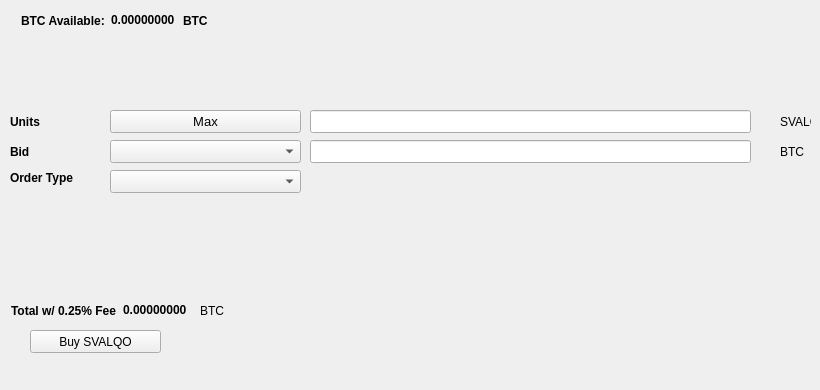
   <widget class="QWidget" name="BuyTab">
    <attribute name="title">
     <string>Buy</string>
    </attribute>
    <widget class="QPushButton" name="BuySVALQO">
     <property name="geometry">
      <rect>
       <x>30</x>
       <y>330</y>
       <width>131</width>
       <height>23</height>
      </rect>
     </property>
     <property name="text">
      <string>Buy SVALQO</string>
     </property>
     <property name="icon">
      <iconset resource="../svalqo.qrc">
       <normaloff>:/icons/bitcoin</normaloff>:/icons/bitcoin</iconset>
     </property>
    </widget>
    <widget class="QLabel" name="label_3">
     <property name="geometry">
      <rect>
       <x>10</x>
       <y>110</y>
       <width>46</width>
       <height>23</height>
      </rect>
     </property>
     <property name="font">
      <font>
       <weight>75</weight>
       <bold>true</bold>
      </font>
     </property>
     <property name="text">
      <string>Units</string>
     </property>
    </widget>
    <widget class="QLineEdit" name="UnitsInput">
     <property name="geometry">
      <rect>
       <x>310</x>
       <y>110</y>
       <width>441</width>
       <height>23</height>
      </rect>
     </property>
     <property name="font">
      <font>
       <pointsize>9</pointsize>
       <weight>75</weight>
       <bold>true</bold>
      </font>
     </property>
    </widget>
    <widget class="QLineEdit" name="BuyBidPriceEdit">
     <property name="geometry">
      <rect>
       <x>310</x>
       <y>140</y>
       <width>441</width>
       <height>23</height>
      </rect>
     </property>
     <property name="font">
      <font>
       <pointsize>9</pointsize>
       <weight>75</weight>
       <bold>true</bold>
      </font>
     </property>
    </widget>
    <widget class="QLabel" name="label_4">
     <property name="geometry">
      <rect>
       <x>780</x>
       <y>110</y>
       <width>31</width>
       <height>23</height>
      </rect>
     </property>
     <property name="text">
      <string>SVALQO</string>
     </property>
    </widget>
    <widget class="QLabel" name="label_5">
     <property name="geometry">
      <rect>
       <x>780</x>
       <y>140</y>
       <width>31</width>
       <height>23</height>
      </rect>
     </property>
     <property name="text">
      <string>BTC</string>
     </property>
    </widget>
    <widget class="QLabel" name="label_6">
     <property name="geometry">
      <rect>
       <x>10</x>
       <y>140</y>
       <width>46</width>
       <height>23</height>
      </rect>
     </property>
     <property name="font">
      <font>
       <weight>75</weight>
       <bold>true</bold>
      </font>
     </property>
     <property name="text">
      <string>Bid</string>
     </property>
    </widget>
    <widget class="QLabel" name="label_7">
     <property name="geometry">
      <rect>
       <x>10</x>
       <y>170</y>
       <width>91</width>
       <height>16</height>
      </rect>
     </property>
     <property name="font">
      <font>
       <weight>75</weight>
       <bold>true</bold>
      </font>
     </property>
     <property name="text">
      <string>Order Type</string>
     </property>
    </widget>
    <widget class="QPushButton" name="Buy_Max_Amount">
     <property name="geometry">
      <rect>
       <x>110</x>
       <y>110</y>
       <width>191</width>
       <height>23</height>
      </rect>
     </property>
     <property name="font">
      <font>
       <pointsize>10</pointsize>
      </font>
     </property>
     <property name="text">
      <string>Max</string>
     </property>
    </widget>
    <widget class="QComboBox" name="BuyBidcomboBox">
     <property name="geometry">
      <rect>
       <x>110</x>
       <y>140</y>
       <width>191</width>
       <height>23</height>
      </rect>
     </property>
     <property name="font">
      <font>
       <pointsize>10</pointsize>
      </font>
     </property>
    </widget>
    <widget class="QComboBox" name="buyOrdertypeCombo">
     <property name="geometry">
      <rect>
       <x>110</x>
       <y>170</y>
       <width>191</width>
       <height>23</height>
      </rect>
     </property>
     <property name="font">
      <font>
       <pointsize>10</pointsize>
      </font>
     </property>
    </widget>
    <widget class="QWidget" name="layoutWidget1">
     <property name="geometry">
      <rect>
       <x>21</x>
       <y>11</y>
       <width>227</width>
       <height>19</height>
      </rect>
     </property>
     <layout class="QHBoxLayout" name="horizontalLayout_3">
      <item>
       <widget class="QLabel" name="label232">
        <property name="font">
         <font>
          <weight>75</weight>
          <bold>true</bold>
         </font>
        </property>
        <property name="text">
         <string>BTC Available:</string>
        </property>
       </widget>
      </item>
      <item>
       <widget class="QLabel" name="BtcAvailableLbl">
        <property name="palette">
         <palette>
          <active>
           <colorrole role="WindowText">
            <brush brushstyle="SolidPattern">
             <color alpha="255">
              <red>0</red>
              <green>0</green>
              <blue>0</blue>
             </color>
            </brush>
           </colorrole>
           <colorrole role="Button">
            <brush brushstyle="SolidPattern">
             <color alpha="255">
              <red>0</red>
              <green>170</green>
              <blue>0</blue>
             </color>
            </brush>
           </colorrole>
           <colorrole role="Light">
            <brush brushstyle="SolidPattern">
             <color alpha="255">
              <red>0</red>
              <green>255</green>
              <blue>0</blue>
             </color>
            </brush>
           </colorrole>
           <colorrole role="Midlight">
            <brush brushstyle="SolidPattern">
             <color alpha="255">
              <red>0</red>
              <green>212</green>
              <blue>0</blue>
             </color>
            </brush>
           </colorrole>
           <colorrole role="Dark">
            <brush brushstyle="SolidPattern">
             <color alpha="255">
              <red>0</red>
              <green>85</green>
              <blue>0</blue>
             </color>
            </brush>
           </colorrole>
           <colorrole role="Mid">
            <brush brushstyle="SolidPattern">
             <color alpha="255">
              <red>0</red>
              <green>113</green>
              <blue>0</blue>
             </color>
            </brush>
           </colorrole>
           <colorrole role="Text">
            <brush brushstyle="SolidPattern">
             <color alpha="255">
              <red>0</red>
              <green>170</green>
              <blue>0</blue>
             </color>
            </brush>
           </colorrole>
           <colorrole role="BrightText">
            <brush brushstyle="SolidPattern">
             <color alpha="255">
              <red>255</red>
              <green>255</green>
              <blue>255</blue>
             </color>
            </brush>
           </colorrole>
           <colorrole role="ButtonText">
            <brush brushstyle="SolidPattern">
             <color alpha="255">
              <red>0</red>
              <green>0</green>
              <blue>0</blue>
             </color>
            </brush>
           </colorrole>
           <colorrole role="Base">
            <brush brushstyle="SolidPattern">
             <color alpha="255">
              <red>255</red>
              <green>255</green>
              <blue>255</blue>
             </color>
            </brush>
           </colorrole>
           <colorrole role="Window">
            <brush brushstyle="SolidPattern">
             <color alpha="255">
              <red>0</red>
              <green>170</green>
              <blue>0</blue>
             </color>
            </brush>
           </colorrole>
           <colorrole role="Shadow">
            <brush brushstyle="SolidPattern">
             <color alpha="255">
              <red>0</red>
              <green>0</green>
              <blue>0</blue>
             </color>
            </brush>
           </colorrole>
           <colorrole role="AlternateBase">
            <brush brushstyle="SolidPattern">
             <color alpha="255">
              <red>127</red>
              <green>212</green>
              <blue>127</blue>
             </color>
            </brush>
           </colorrole>
           <colorrole role="ToolTipBase">
            <brush brushstyle="SolidPattern">
             <color alpha="255">
              <red>255</red>
              <green>255</green>
              <blue>220</blue>
             </color>
            </brush>
           </colorrole>
           <colorrole role="ToolTipText">
            <brush brushstyle="SolidPattern">
             <color alpha="255">
              <red>0</red>
              <green>0</green>
              <blue>0</blue>
             </color>
            </brush>
           </colorrole>
          </active>
          <inactive>
           <colorrole role="WindowText">
            <brush brushstyle="SolidPattern">
             <color alpha="255">
              <red>0</red>
              <green>0</green>
              <blue>0</blue>
             </color>
            </brush>
           </colorrole>
           <colorrole role="Button">
            <brush brushstyle="SolidPattern">
             <color alpha="255">
              <red>0</red>
              <green>170</green>
              <blue>0</blue>
             </color>
            </brush>
           </colorrole>
           <colorrole role="Light">
            <brush brushstyle="SolidPattern">
             <color alpha="255">
              <red>0</red>
              <green>255</green>
              <blue>0</blue>
             </color>
            </brush>
           </colorrole>
           <colorrole role="Midlight">
            <brush brushstyle="SolidPattern">
             <color alpha="255">
              <red>0</red>
              <green>212</green>
              <blue>0</blue>
             </color>
            </brush>
           </colorrole>
           <colorrole role="Dark">
            <brush brushstyle="SolidPattern">
             <color alpha="255">
              <red>0</red>
              <green>85</green>
              <blue>0</blue>
             </color>
            </brush>
           </colorrole>
           <colorrole role="Mid">
            <brush brushstyle="SolidPattern">
             <color alpha="255">
              <red>0</red>
              <green>113</green>
              <blue>0</blue>
             </color>
            </brush>
           </colorrole>
           <colorrole role="Text">
            <brush brushstyle="SolidPattern">
             <color alpha="255">
              <red>0</red>
              <green>170</green>
              <blue>0</blue>
             </color>
            </brush>
           </colorrole>
           <colorrole role="BrightText">
            <brush brushstyle="SolidPattern">
             <color alpha="255">
              <red>255</red>
              <green>255</green>
              <blue>255</blue>
             </color>
            </brush>
           </colorrole>
           <colorrole role="ButtonText">
            <brush brushstyle="SolidPattern">
             <color alpha="255">
              <red>0</red>
              <green>0</green>
              <blue>0</blue>
             </color>
            </brush>
           </colorrole>
           <colorrole role="Base">
            <brush brushstyle="SolidPattern">
             <color alpha="255">
              <red>255</red>
              <green>255</green>
              <blue>255</blue>
             </color>
            </brush>
           </colorrole>
           <colorrole role="Window">
            <brush brushstyle="SolidPattern">
             <color alpha="255">
              <red>0</red>
              <green>170</green>
              <blue>0</blue>
             </color>
            </brush>
           </colorrole>
           <colorrole role="Shadow">
            <brush brushstyle="SolidPattern">
             <color alpha="255">
              <red>0</red>
              <green>0</green>
              <blue>0</blue>
             </color>
            </brush>
           </colorrole>
           <colorrole role="AlternateBase">
            <brush brushstyle="SolidPattern">
             <color alpha="255">
              <red>127</red>
              <green>212</green>
              <blue>127</blue>
             </color>
            </brush>
           </colorrole>
           <colorrole role="ToolTipBase">
            <brush brushstyle="SolidPattern">
             <color alpha="255">
              <red>255</red>
              <green>255</green>
              <blue>220</blue>
             </color>
            </brush>
           </colorrole>
           <colorrole role="ToolTipText">
            <brush brushstyle="SolidPattern">
             <color alpha="255">
              <red>0</red>
              <green>0</green>
              <blue>0</blue>
             </color>
            </brush>
           </colorrole>
          </inactive>
          <disabled>
           <colorrole role="WindowText">
            <brush brushstyle="SolidPattern">
             <color alpha="255">
              <red>0</red>
              <green>85</green>
              <blue>0</blue>
             </color>
            </brush>
           </colorrole>
           <colorrole role="Button">
            <brush brushstyle="SolidPattern">
             <color alpha="255">
              <red>0</red>
              <green>170</green>
              <blue>0</blue>
             </color>
            </brush>
           </colorrole>
           <colorrole role="Light">
            <brush brushstyle="SolidPattern">
             <color alpha="255">
              <red>0</red>
              <green>255</green>
              <blue>0</blue>
             </color>
            </brush>
           </colorrole>
           <colorrole role="Midlight">
            <brush brushstyle="SolidPattern">
             <color alpha="255">
              <red>0</red>
              <green>212</green>
              <blue>0</blue>
             </color>
            </brush>
           </colorrole>
           <colorrole role="Dark">
            <brush brushstyle="SolidPattern">
             <color alpha="255">
              <red>0</red>
              <green>85</green>
              <blue>0</blue>
             </color>
            </brush>
           </colorrole>
           <colorrole role="Mid">
            <brush brushstyle="SolidPattern">
             <color alpha="255">
              <red>0</red>
              <green>113</green>
              <blue>0</blue>
             </color>
            </brush>
           </colorrole>
           <colorrole role="Text">
            <brush brushstyle="SolidPattern">
             <color alpha="255">
              <red>0</red>
              <green>85</green>
              <blue>0</blue>
             </color>
            </brush>
           </colorrole>
           <colorrole role="BrightText">
            <brush brushstyle="SolidPattern">
             <color alpha="255">
              <red>255</red>
              <green>255</green>
              <blue>255</blue>
             </color>
            </brush>
           </colorrole>
           <colorrole role="ButtonText">
            <brush brushstyle="SolidPattern">
             <color alpha="255">
              <red>0</red>
              <green>85</green>
              <blue>0</blue>
             </color>
            </brush>
           </colorrole>
           <colorrole role="Base">
            <brush brushstyle="SolidPattern">
             <color alpha="255">
              <red>0</red>
              <green>170</green>
              <blue>0</blue>
             </color>
            </brush>
           </colorrole>
           <colorrole role="Window">
            <brush brushstyle="SolidPattern">
             <color alpha="255">
              <red>0</red>
              <green>170</green>
              <blue>0</blue>
             </color>
            </brush>
           </colorrole>
           <colorrole role="Shadow">
            <brush brushstyle="SolidPattern">
             <color alpha="255">
              <red>0</red>
              <green>0</green>
              <blue>0</blue>
             </color>
            </brush>
           </colorrole>
           <colorrole role="AlternateBase">
            <brush brushstyle="SolidPattern">
             <color alpha="255">
              <red>0</red>
              <green>170</green>
              <blue>0</blue>
             </color>
            </brush>
           </colorrole>
           <colorrole role="ToolTipBase">
            <brush brushstyle="SolidPattern">
             <color alpha="255">
              <red>255</red>
              <green>255</green>
              <blue>220</blue>
             </color>
            </brush>
           </colorrole>
           <colorrole role="ToolTipText">
            <brush brushstyle="SolidPattern">
             <color alpha="255">
              <red>0</red>
              <green>0</green>
              <blue>0</blue>
             </color>
            </brush>
           </colorrole>
          </disabled>
         </palette>
        </property>
        <property name="font">
         <font>
          <weight>75</weight>
          <bold>true</bold>
         </font>
        </property>
        <property name="text">
         <string>0.00000000</string>
        </property>
        <property name="textInteractionFlags">
         <set>Qt::LinksAccessibleByMouse|Qt::TextSelectableByKeyboard|Qt::TextSelectableByMouse</set>
        </property>
       </widget>
      </item>
      <item>
       <widget class="QLabel" name="BtcAvailableLbl_2">
        <property name="font">
         <font>
          <weight>75</weight>
          <bold>true</bold>
         </font>
        </property>
        <property name="text">
         <string>BTC</string>
        </property>
       </widget>
      </item>
     </layout>
    </widget>
    <widget class="QWidget" name="layoutWidge2">
     <property name="geometry">
      <rect>
       <x>11</x>
       <y>301</y>
       <width>259</width>
       <height>19</height>
      </rect>
     </property>
     <layout class="QHBoxLayout" name="horizontalLayout_4">
      <item>
       <widget class="QLabel" name="label_9">
        <property name="font">
         <font>
          <weight>75</weight>
          <bold>true</bold>
         </font>
        </property>
        <property name="text">
         <string>Total w/ 0.25% Fee</string>
        </property>
       </widget>
      </item>
      <item>
       <widget class="QLabel" name="BuyCostLabel">
        <property name="palette">
         <palette>
          <active>
           <colorrole role="WindowText">
            <brush brushstyle="SolidPattern">
             <color alpha="255">
              <red>0</red>
              <green>0</green>
              <blue>0</blue>
             </color>
            </brush>
           </colorrole>
           <colorrole role="Button">
            <brush brushstyle="SolidPattern">
             <color alpha="255">
              <red>0</red>
              <green>170</green>
              <blue>0</blue>
             </color>
            </brush>
           </colorrole>
           <colorrole role="Light">
            <brush brushstyle="SolidPattern">
             <color alpha="255">
              <red>0</red>
              <green>255</green>
              <blue>0</blue>
             </color>
            </brush>
           </colorrole>
           <colorrole role="Midlight">
            <brush brushstyle="SolidPattern">
             <color alpha="255">
              <red>0</red>
              <green>212</green>
              <blue>0</blue>
             </color>
            </brush>
           </colorrole>
           <colorrole role="Dark">
            <brush brushstyle="SolidPattern">
             <color alpha="255">
              <red>0</red>
              <green>85</green>
              <blue>0</blue>
             </color>
            </brush>
           </colorrole>
           <colorrole role="Mid">
            <brush brushstyle="SolidPattern">
             <color alpha="255">
              <red>0</red>
              <green>113</green>
              <blue>0</blue>
             </color>
            </brush>
           </colorrole>
           <colorrole role="Text">
            <brush brushstyle="SolidPattern">
             <color alpha="255">
              <red>0</red>
              <green>170</green>
              <blue>0</blue>
             </color>
            </brush>
           </colorrole>
           <colorrole role="BrightText">
            <brush brushstyle="SolidPattern">
             <color alpha="255">
              <red>255</red>
              <green>255</green>
              <blue>255</blue>
             </color>
            </brush>
           </colorrole>
           <colorrole role="ButtonText">
            <brush brushstyle="SolidPattern">
             <color alpha="255">
              <red>0</red>
              <green>0</green>
              <blue>0</blue>
             </color>
            </brush>
           </colorrole>
           <colorrole role="Base">
            <brush brushstyle="SolidPattern">
             <color alpha="255">
              <red>255</red>
              <green>255</green>
              <blue>255</blue>
             </color>
            </brush>
           </colorrole>
           <colorrole role="Window">
            <brush brushstyle="SolidPattern">
             <color alpha="255">
              <red>0</red>
              <green>170</green>
              <blue>0</blue>
             </color>
            </brush>
           </colorrole>
           <colorrole role="Shadow">
            <brush brushstyle="SolidPattern">
             <color alpha="255">
              <red>0</red>
              <green>0</green>
              <blue>0</blue>
             </color>
            </brush>
           </colorrole>
           <colorrole role="AlternateBase">
            <brush brushstyle="SolidPattern">
             <color alpha="255">
              <red>127</red>
              <green>212</green>
              <blue>127</blue>
             </color>
            </brush>
           </colorrole>
           <colorrole role="ToolTipBase">
            <brush brushstyle="SolidPattern">
             <color alpha="255">
              <red>255</red>
              <green>255</green>
              <blue>220</blue>
             </color>
            </brush>
           </colorrole>
           <colorrole role="ToolTipText">
            <brush brushstyle="SolidPattern">
             <color alpha="255">
              <red>0</red>
              <green>0</green>
              <blue>0</blue>
             </color>
            </brush>
           </colorrole>
          </active>
          <inactive>
           <colorrole role="WindowText">
            <brush brushstyle="SolidPattern">
             <color alpha="255">
              <red>0</red>
              <green>0</green>
              <blue>0</blue>
             </color>
            </brush>
           </colorrole>
           <colorrole role="Button">
            <brush brushstyle="SolidPattern">
             <color alpha="255">
              <red>0</red>
              <green>170</green>
              <blue>0</blue>
             </color>
            </brush>
           </colorrole>
           <colorrole role="Light">
            <brush brushstyle="SolidPattern">
             <color alpha="255">
              <red>0</red>
              <green>255</green>
              <blue>0</blue>
             </color>
            </brush>
           </colorrole>
           <colorrole role="Midlight">
            <brush brushstyle="SolidPattern">
             <color alpha="255">
              <red>0</red>
              <green>212</green>
              <blue>0</blue>
             </color>
            </brush>
           </colorrole>
           <colorrole role="Dark">
            <brush brushstyle="SolidPattern">
             <color alpha="255">
              <red>0</red>
              <green>85</green>
              <blue>0</blue>
             </color>
            </brush>
           </colorrole>
           <colorrole role="Mid">
            <brush brushstyle="SolidPattern">
             <color alpha="255">
              <red>0</red>
              <green>113</green>
              <blue>0</blue>
             </color>
            </brush>
           </colorrole>
           <colorrole role="Text">
            <brush brushstyle="SolidPattern">
             <color alpha="255">
              <red>0</red>
              <green>170</green>
              <blue>0</blue>
             </color>
            </brush>
           </colorrole>
           <colorrole role="BrightText">
            <brush brushstyle="SolidPattern">
             <color alpha="255">
              <red>255</red>
              <green>255</green>
              <blue>255</blue>
             </color>
            </brush>
           </colorrole>
           <colorrole role="ButtonText">
            <brush brushstyle="SolidPattern">
             <color alpha="255">
              <red>0</red>
              <green>0</green>
              <blue>0</blue>
             </color>
            </brush>
           </colorrole>
           <colorrole role="Base">
            <brush brushstyle="SolidPattern">
             <color alpha="255">
              <red>255</red>
              <green>255</green>
              <blue>255</blue>
             </color>
            </brush>
           </colorrole>
           <colorrole role="Window">
            <brush brushstyle="SolidPattern">
             <color alpha="255">
              <red>0</red>
              <green>170</green>
              <blue>0</blue>
             </color>
            </brush>
           </colorrole>
           <colorrole role="Shadow">
            <brush brushstyle="SolidPattern">
             <color alpha="255">
              <red>0</red>
              <green>0</green>
              <blue>0</blue>
             </color>
            </brush>
           </colorrole>
           <colorrole role="AlternateBase">
            <brush brushstyle="SolidPattern">
             <color alpha="255">
              <red>127</red>
              <green>212</green>
              <blue>127</blue>
             </color>
            </brush>
           </colorrole>
           <colorrole role="ToolTipBase">
            <brush brushstyle="SolidPattern">
             <color alpha="255">
              <red>255</red>
              <green>255</green>
              <blue>220</blue>
             </color>
            </brush>
           </colorrole>
           <colorrole role="ToolTipText">
            <brush brushstyle="SolidPattern">
             <color alpha="255">
              <red>0</red>
              <green>0</green>
              <blue>0</blue>
             </color>
            </brush>
           </colorrole>
          </inactive>
          <disabled>
           <colorrole role="WindowText">
            <brush brushstyle="SolidPattern">
             <color alpha="255">
              <red>0</red>
              <green>85</green>
              <blue>0</blue>
             </color>
            </brush>
           </colorrole>
           <colorrole role="Button">
            <brush brushstyle="SolidPattern">
             <color alpha="255">
              <red>0</red>
              <green>170</green>
              <blue>0</blue>
             </color>
            </brush>
           </colorrole>
           <colorrole role="Light">
            <brush brushstyle="SolidPattern">
             <color alpha="255">
              <red>0</red>
              <green>255</green>
              <blue>0</blue>
             </color>
            </brush>
           </colorrole>
           <colorrole role="Midlight">
            <brush brushstyle="SolidPattern">
             <color alpha="255">
              <red>0</red>
              <green>212</green>
              <blue>0</blue>
             </color>
            </brush>
           </colorrole>
           <colorrole role="Dark">
            <brush brushstyle="SolidPattern">
             <color alpha="255">
              <red>0</red>
              <green>85</green>
              <blue>0</blue>
             </color>
            </brush>
           </colorrole>
           <colorrole role="Mid">
            <brush brushstyle="SolidPattern">
             <color alpha="255">
              <red>0</red>
              <green>113</green>
              <blue>0</blue>
             </color>
            </brush>
           </colorrole>
           <colorrole role="Text">
            <brush brushstyle="SolidPattern">
             <color alpha="255">
              <red>0</red>
              <green>85</green>
              <blue>0</blue>
             </color>
            </brush>
           </colorrole>
           <colorrole role="BrightText">
            <brush brushstyle="SolidPattern">
             <color alpha="255">
              <red>255</red>
              <green>255</green>
              <blue>255</blue>
             </color>
            </brush>
           </colorrole>
           <colorrole role="ButtonText">
            <brush brushstyle="SolidPattern">
             <color alpha="255">
              <red>0</red>
              <green>85</green>
              <blue>0</blue>
             </color>
            </brush>
           </colorrole>
           <colorrole role="Base">
            <brush brushstyle="SolidPattern">
             <color alpha="255">
              <red>0</red>
              <green>170</green>
              <blue>0</blue>
             </color>
            </brush>
           </colorrole>
           <colorrole role="Window">
            <brush brushstyle="SolidPattern">
             <color alpha="255">
              <red>0</red>
              <green>170</green>
              <blue>0</blue>
             </color>
            </brush>
           </colorrole>
           <colorrole role="Shadow">
            <brush brushstyle="SolidPattern">
             <color alpha="255">
              <red>0</red>
              <green>0</green>
              <blue>0</blue>
             </color>
            </brush>
           </colorrole>
           <colorrole role="AlternateBase">
            <brush brushstyle="SolidPattern">
             <color alpha="255">
              <red>0</red>
              <green>170</green>
              <blue>0</blue>
             </color>
            </brush>
           </colorrole>
           <colorrole role="ToolTipBase">
            <brush brushstyle="SolidPattern">
             <color alpha="255">
              <red>255</red>
              <green>255</green>
              <blue>220</blue>
             </color>
            </brush>
           </colorrole>
           <colorrole role="ToolTipText">
            <brush brushstyle="SolidPattern">
             <color alpha="255">
              <red>0</red>
              <green>0</green>
              <blue>0</blue>
             </color>
            </brush>
           </colorrole>
          </disabled>
         </palette>
        </property>
        <property name="font">
         <font>
          <weight>75</weight>
          <bold>true</bold>
         </font>
        </property>
        <property name="autoFillBackground">
         <bool>false</bool>
        </property>
        <property name="text">
         <string>0.00000000</string>
        </property>
        <property name="textInteractionFlags">
         <set>Qt::LinksAccessibleByMouse|Qt::TextSelectableByMouse</set>
        </property>
       </widget>
      </item>
      <item>
       <widget class="QLabel" name="label_10">
        <property name="font">
         <font>
          <weight>50</weight>
          <bold>false</bold>
         </font>
        </property>
        <property name="text">
         <string>BTC</string>
        </property>
       </widget>
      </item>
     </layout>
    </widget>
    <widget class="QLabel" name="label_24">
     <property name="geometry">
      <rect>
       <x>460</x>
       <y>300</y>
       <width>281</width>
       <height>81</height>
      </rect>
     </property>
     <property name="text">
      <string/>
     </property>
     <property name="pixmap">
      <pixmap>:/images/bittrex</pixmap>
     </property>
    </widget>
   </widget>
